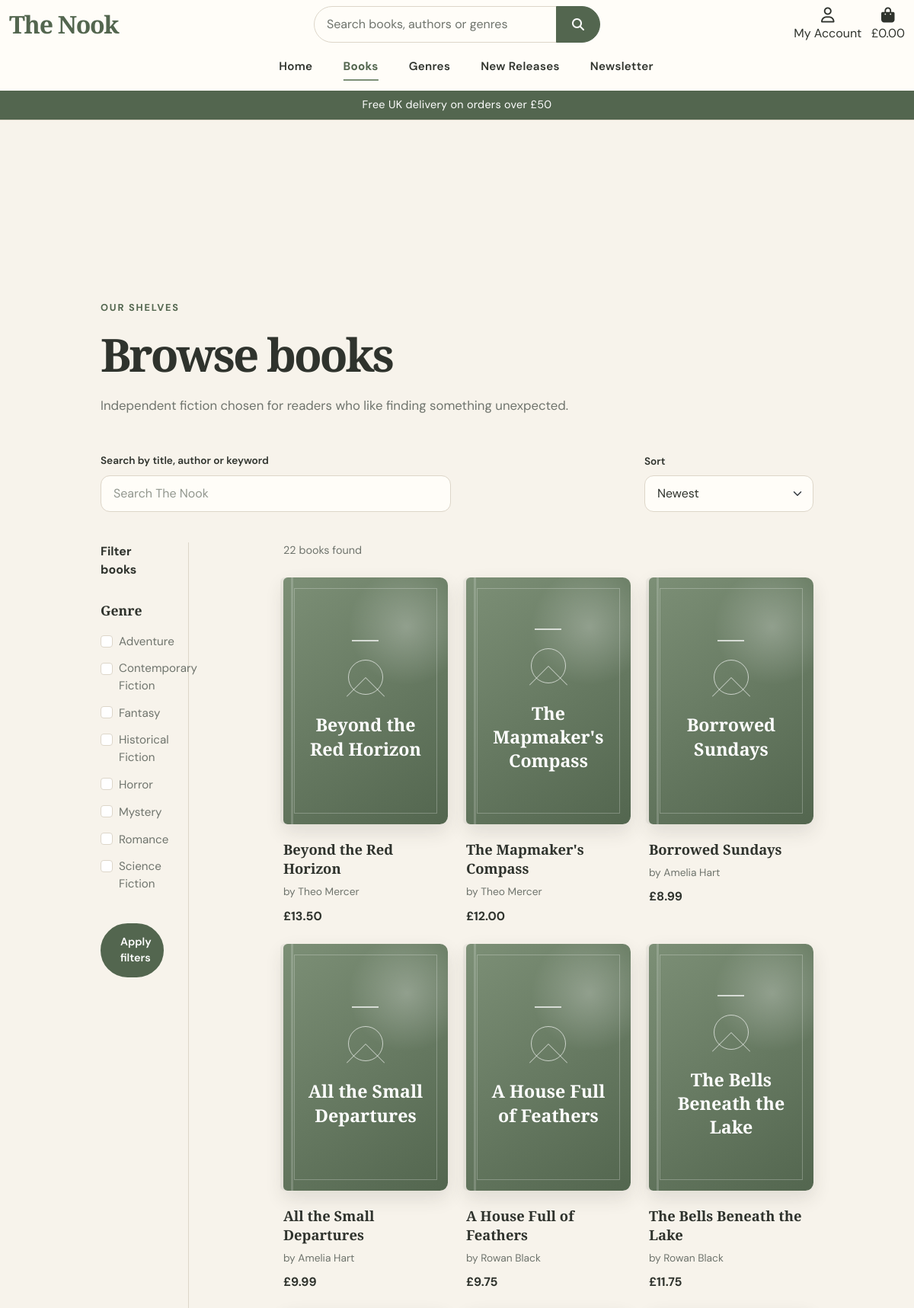
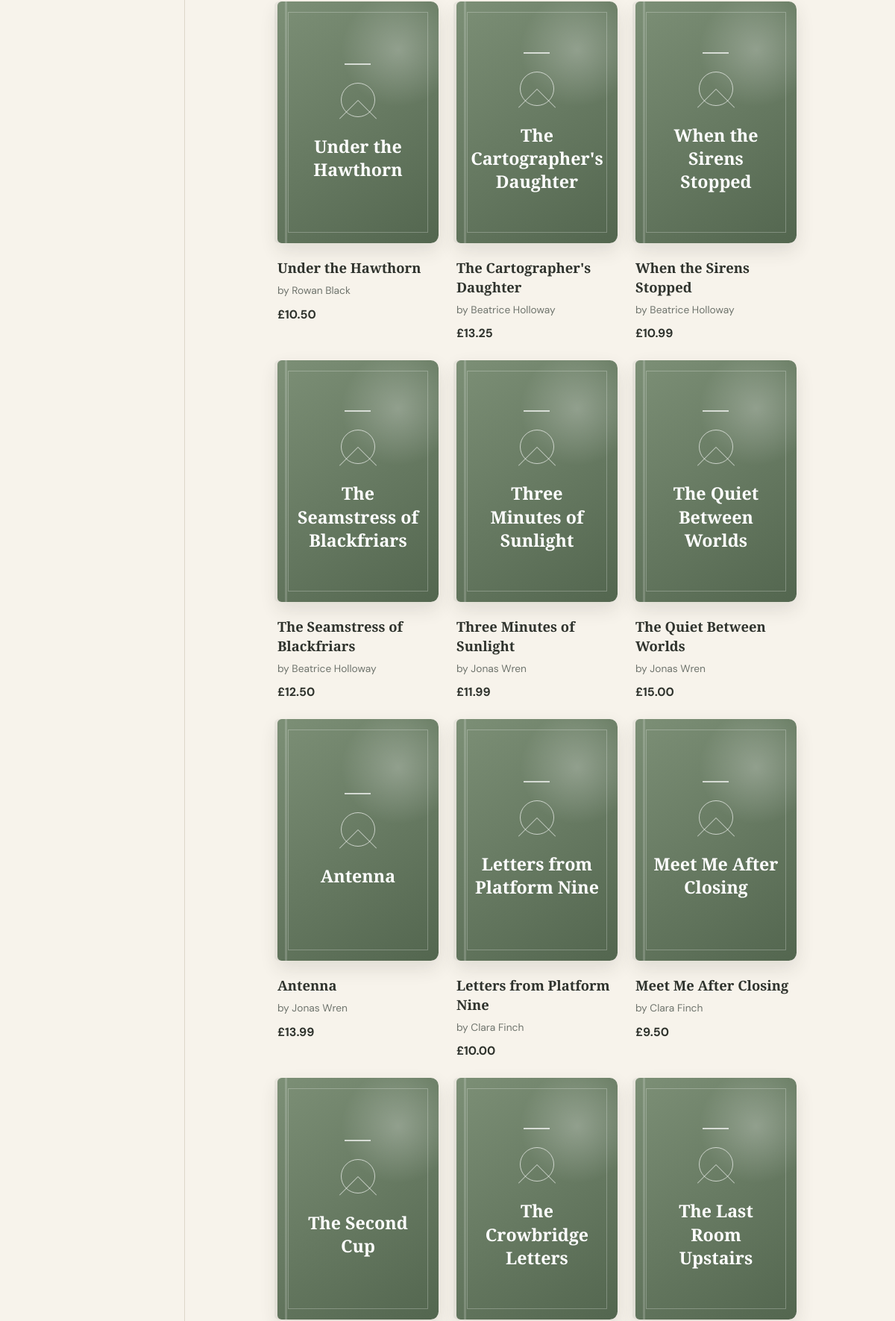
The page /books/ (upper part) on the database its author committed (2 pictures, top to bottom).
### books/models.py (models this page shows, shortened)
class Genre(models.Model):
    name = models.CharField(
        max_length=100,
        unique=True
    )
    description = models.TextField(
        blank=True
    )
    class Meta:
        ordering = ['name']

class Book(models.Model):
    class Status(models.TextChoices):
        DRAFT = 'draft', 'Draft'
        PENDING = 'pending', 'Pending approval'
        APPROVED = 'approved', 'Approved'
        REJECTED = 'rejected', 'Rejected'
    author = models.ForeignKey(
        AuthorProfile,
        on_delete=models.PROTECT,
        related_name='books'
    )
    genre = models.ForeignKey(
        Genre,
        on_delete=models.SET_NULL,
        null=True,
        blank=True,
        related_name='books'
    )
    title = models.CharField(
        max_length=255
    )
    isbn = models.CharField(
        max_length=20,
        unique=True,
        null=True,
        blank=True
    )
    description = models.TextField()
    price = models.DecimalField(
        max_digits=8,
        decimal_places=2
    )
    publication_date = models.DateField(
        null=True,
        blank=True
    )
    cover_image = models.ImageField(
        upload_to='books/',
        null=True,
        blank=True
    )
    stock_quantity = models.PositiveIntegerField(
        default=0
    )
    is_featured = models.BooleanField(
        default=False
    )
    is_active = models.BooleanField(
        default=True
    )
    status = models.CharField(
        max_length=10,
        choices=Status.choices,
        default=Status.DRAFT
    )
    rejection_reason = models.TextField(
        blank=True
    )
    reviewed_by = models.ForeignKey(
        settings.AUTH_USER_MODEL,
        on_delete=models.SET_NULL,
        null=True,
        blank=True,
        related_name='reviewed_books'
    )
    reviewed_at = models.DateTimeField(
        null=True,
        blank=True
    )
    created_at = models.DateTimeField(
        auto_now_add=True
    )
    updated_at = models.DateTimeField(
        auto_now=True
    )
    class Meta:
        ordering = ['title']

### authors/models.py (models this page shows)
class AuthorProfile(models.Model):
    user = models.OneToOneField(
        settings.AUTH_USER_MODEL,
        on_delete=models.SET_NULL,
        null=True,
        blank=True,
        related_name='author_profile'
    )
    display_name = models.CharField(
        max_length=150
    )
    bio = models.TextField(
        blank=True
    )
    website = models.URLField(
        blank=True
    )
    profile_image = models.ImageField(
        upload_to='authors/',
        null=True,
        blank=True
    )
    is_approved = models.BooleanField(
        default=False
    )
    created_at = models.DateTimeField(
        auto_now_add=True
    )
    updated_at = models.DateTimeField(
        auto_now=True
    )
    class Meta:
        ordering = ['display_name']
    def __str__(self):
        return self.display_name

### books/views.py (the view)
def book_list(request):
    books = (
        Book.objects
        .filter(
            is_active=True,
            status=Book.Status.APPROVED
        )
        .select_related('author', 'genre')
        .annotate(
            average_rating=Avg(
                'reviews__rating',
                filter=Q(reviews__is_approved=True)
            )
        )
    )
    genres = Genre.objects.all()
    search_term = request.GET.get('q', '').strip()
    selected_genres = request.GET.getlist('genre')
    sort = request.GET.get('sort', 'newest')
    show_filters = request.GET.get('show_filters') == '1'
    if search_term:
        books = books.filter(
            Q(title__icontains=search_term)
            | Q(description__icontains=search_term)
            | Q(author__display_name__icontains=search_term)
        )
    if selected_genres:
        books = books.filter(
            genre__id__in=selected_genres
        )
    if sort == 'price_low':
        books = books.order_by('price')
    elif sort == 'price_high':
        books = books.order_by('-price')
    elif sort == 'title':
        books = books.order_by('title')
    elif sort == 'rating':
        books = books.order_by('-average_rating')
    else:
        books = books.order_by('-created_at')
    context = {
        'books': books,
        'genres': genres,
        'search_term': search_term,
        'selected_genres': selected_genres,
        'current_sort': sort,
        'show_filters': show_filters,
    }
    return render(
        request,
        'books/book_list.html',
        context
    )

### books/templates/books/book_list.html (shortened to what this page needs)
{% extends "base.html" %}
{% load static %}
{% block page_header %}
<div class="header-container"></div>
{% endblock %}
{% block content %}
<section class="catalogue-page">
    <div class="container">
        <div class="catalogue-heading">
            <p class="section-eyebrow">
                Our shelves
            </p>
            <h1 class="catalogue-title logo-font">
                Browse books
            </h1>
            <p class="catalogue-intro">
                Independent fiction chosen for readers who like
                finding something unexpected.
            </p>
        </div>
        <form
            method="GET"
            action="{% url 'book_list' %}"
            class="catalogue-controls">
            <div class="row g-3 align-items-end">
                <div class="col-12 col-lg-6">
                    <label
                        for="catalogue-search"
                        class="catalogue-label">
                        Search by title, author or keyword
                    </label>
                    <input
                        id="catalogue-search"
                        class="form-control catalogue-search"
                        type="search"
                        name="q"
                        value="{{ search_term }}"
                        placeholder="Search The Nook">
                </div>
                <div class="col-7 col-lg-3">
                    <label
                        for="catalogue-sort"
                        class="catalogue-label">
                        Sort
                    </label>
                    <select
                        id="catalogue-sort"
                        class="form-select catalogue-sort"
                        name="sort">
                        <option
                            value="newest"
                            {% if current_sort == 'newest' %}
                                selected
                            {% endif %}>
                            Newest
                        </option>
                    </select>
                </div>
            </div>
            <div class="row catalogue-content">
                <aside
                    id="catalogue-filters"
                    class="col-12 col-lg-2
                    collapse{% if show_filters %} show{% endif %}
                    d-lg-block catalogue-sidebar">
                    <div class="catalogue-filter-inner">
                        <p class="catalogue-filter-title">
                            Filter books
                        </p>
                        <fieldset>
                            <legend>
                                Genre
                            </legend>
                            {% for genre in genres %}
                                <div class="form-check">
                                    <input
                                        class="form-check-input"
                                        type="checkbox"
                                        name="genre"
                                        value="{{ genre.id }}"
                                        id="genre-{{ genre.id }}"
                                        >
                                    <label
                                        class="form-check-label"
                                        for="genre-{{ genre.id }}">
                                        {{ genre.name }}
                                    </label>
                                </div>
                            {% empty %}
                                <p class="catalogue-muted">
                                    No genres available yet.
                                </p>
                            {% endfor %}
                        </fieldset>
                        <button
                            type="submit"
                            class="btn nook-primary-button catalogue-apply">
                            Apply filters
                        </button>
                    </div>
                </aside>
                <div class="col-12 col-lg-9 offset-lg-1">
                    <p class="catalogue-results-count">
                        {{ books|length }}
                        {% if books|length == 1 %}
                            book found
                        {% else %}
                            books found
                        {% endif %}
                    </p>
                    <div class="row g-4">
                        {% for book in books %}
                            <div class="col-6 col-md-4">
                                <article class="book-card">
                                    <a
                                        href="{% url 'book_detail' book.id %}"
                                        class="book-cover-link">
                                        {% if book.cover_image %}
                                            <img
                                                src="{{ book.cover_image.url }}"
                                                alt="Cover of {{ book.title }}"
                                                class="book-cover">
                                        {% else %}
                                            <div class="book-cover book-cover-placeholder">
                                                <span class="placeholder-line"></span>
                                                <span class="placeholder-circle"></span>
                                                <span class="placeholder-title logo-font">
                                                    {{ book.title }}
                                                </span>
                                            </div>
                                        {% endif %}
                                    </a>
                                    <div class="book-card-body">
                                        <h2 class="book-card-title logo-font">
                                            <a href="{% url 'book_detail' book.id %}">
                                                {{ book.title }}
                                            </a>
                                        </h2>
                                        <p class="book-card-meta">
                                            by {{ book.author }}
                                        </p>
                                        <p class="book-card-price">
                                            £{{ book.price }}
                                        </p>
                                    </div>
                                </article>
                            </div>
                        {% endfor %}
                    </div>
                </div>
            </div>
        </form>
    </div>
</section>
{% endblock %}

### rows shown on the page
Genre: name "Adventure"
Genre: name "Contemporary Fiction"
Genre: name "Fantasy"
Genre: name "Historical Fiction"
Genre: name "Horror"
Genre: name "Mystery"
Genre: name "Romance"
Genre: name "Science Fiction"
Book: title "Beyond the Red Horizon", author "Theo Mercer", price "13.50"
Book: title "The Mapmaker's Compass", author "Theo Mercer", price "12.00"
Book: title "Borrowed Sundays", author "Amelia Hart", price "8.99"
Book: title "All the Small Departures", author "Amelia Hart", price "9.99"
Book: title "A House Full of Feathers", author "Rowan Black", price "9.75"
Book: title "The Bells Beneath the Lake", author "Rowan Black", price "11.75"
Book: title "Under the Hawthorn", author "Rowan Black", price "10.50"
Book: title "The Cartographer's Daughter", author "Beatrice Holloway", price "13.25"
Book: title "When the Sirens Stopped", author "Beatrice Holloway", price "10.99"
Book: title "The Seamstress of Blackfriars", author "Beatrice Holloway", price "12.50"
Book: title "Three Minutes of Sunlight", author "Jonas Wren", price "11.99"
Book: title "The Quiet Between Worlds", author "Jonas Wren", price "15.00"
Book: title "Antenna", author "Jonas Wren", price "13.99"
Book: title "Letters from Platform Nine", author "Clara Finch", price "10.00"
Book: title "Meet Me After Closing", author "Clara Finch", price "9.50"
Book: title "The Second Cup"
Book: title "The Crowbridge Letters"
Book: title "The Last Room Upstairs"

### other values the page prints
{{ free_delivery_threshold }} "50"
{{ books|length }} "22"
